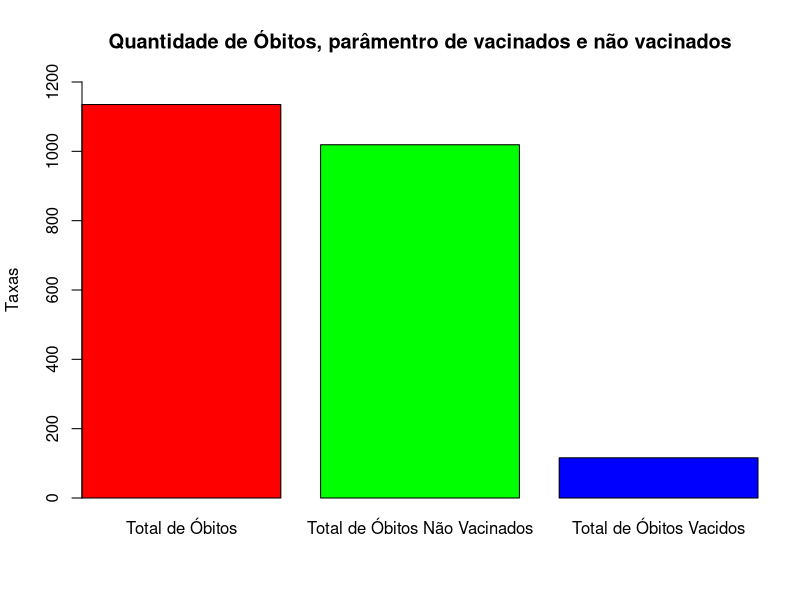

This chart was generated by the following R code:
#- relação entre óbitos ocorridos e a vacinação dos falecidos.
library(readxl)
library(dplyr)

worksheet <- read_excel("./dados/covid_19_bauru_mortes.xlsx")

doses_vacina <- worksheet$'doses_vacina'

doses_true <- worksheet %>% filter(doses_vacina=='TRUE')

total_obito <- count(worksheet, "doses_vacina")

total_true <- count(doses_true, "doses_vacina")

total_nao_vacinados <- total_obito[2] - total_true[2]

total_obito[2]
total_nao_vacinados
total_true[2]

dados <- as.numeric(c(total_obito[2], total_nao_vacinados, total_true[2]))

names(dados) <- c("Total de Óbitos", "Total de Óbitos Não Vacinados", "Total de Óbitos Vacidos")

png(filename = "./graficos/quantidade-obitos.png", width = 900, height = 500)
barplot(as.vector(dados), main="Quantidade de Óbitos, parâmentro de vacinados e não vacinados", 
        ylab="Taxas", ylim=c(0, 1200), cex.names = 1, 
        names.arg = c("Total de Óbitos", "Total de Óbitos Não Vacinados", "Total de Óbitos Vacidos"),
        xaxs = "i", col=rainbow(3))

dev.off()